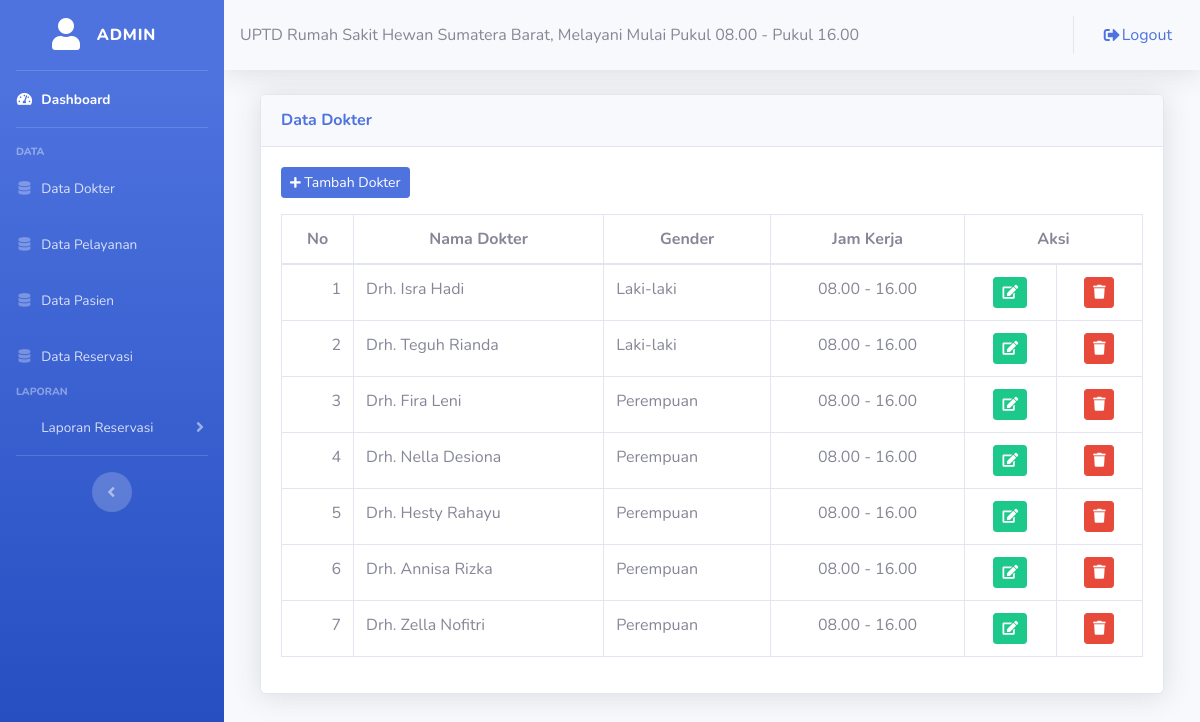
/admin/datadokter.php (signed in), run on the app's committed database.
### tables this page shows
CREATE TABLE `tbl_dokter` (
  `kd_dokter` varchar(5) NOT NULL,
  `nm_dokter` varchar(50) NOT NULL,
  `gender` varchar(15) NOT NULL,
  `jam_kerja` text NOT NULL
);

### admin/datadokter.php (the view, shortened to what this page needs)
<?php
	include ('style/header.php');
	include ('style/sidebar.php');
?>
<div class="container-fluid">
	<div class="col-lg-12">
		<div class="card shadow mt-3 mb-3">
			<div class="card-header py-3">
				<h6 class="m-0 font-weight-bold text-primary">Data Dokter</h6>
			</div>
			<div class="card-body">
				<button class="btn btn-sm btn-primary mb-3" data-toggle="modal" data-target="#tambah_dokter"><i class="fas fa-plus fa-sm"></i> Tambah Dokter</button>
				<table class="table table-bordered">
					<thead>
						<tr align="center">
							<th>No</th>
							<th>Nama Dokter</th>
							<th>Gender</th>
							<th>Jam Kerja</th>
							<th colspan="2">Aksi</th>
						</tr>
					</thead>
					<tbody>
						<?php
							include ('../config/koneksi.php');
							$no = 1;
							$qq = mysqli_query($konek, "SELECT * FROM tbl_dokter");
							while($dd = mysqli_fetch_assoc($qq)){
						?>
						<tr>
							<td align="right"><?php echo $no++; ?></td>
							<td><?php echo $dd['nm_dokter']; ?></td>
							<td><?php echo $dd['gender']; ?></td>
							<td align="center"><?php echo $dd['jam_kerja']; ?></td>
							<td align="center">
								<a href="editdatadokter.php?id=<?php echo $dd['kd_dokter']; ?>"><i class="btn btn-sm btn-success"><span class="fas fa-edit"></span></i></a>
							</td>
							<td align="center">
								<a href="hapusdatadokter.php?id=<?php echo $dd['kd_dokter']; ?>"><i class="btn btn-sm btn-danger"><span class="fas fa-trash"></span></i></a>
							</td>
						</tr>
						<?php
							}
						?>
					</tbody>
				</table>
			</div>
		</div>
	</div>
</div>
<?php
	include ('style/footer.php');
?>

### data on the page
tbl_dokter: nm_dokter "Drh. Isra Hadi", gender "Laki-laki", jam_kerja "08.00 - 16.00"
tbl_dokter: nm_dokter "Drh. Teguh Rianda", gender "Laki-laki", jam_kerja "08.00 - 16.00"
tbl_dokter: nm_dokter "Drh. Fira Leni", gender "Perempuan", jam_kerja "08.00 - 16.00"
tbl_dokter: nm_dokter "Drh. Nella Desiona", gender "Perempuan", jam_kerja "08.00 - 16.00"
tbl_dokter: nm_dokter "Drh. Hesty Rahayu", gender "Perempuan", jam_kerja "08.00 - 16.00"
tbl_dokter: nm_dokter "Drh. Annisa Rizka", gender "Perempuan", jam_kerja "08.00 - 16.00"
tbl_dokter: nm_dokter "Drh. Zella Nofitri", gender "Perempuan", jam_kerja "08.00 - 16.00"

### other printed values
$_SESSION['username'] "ADMIN"
